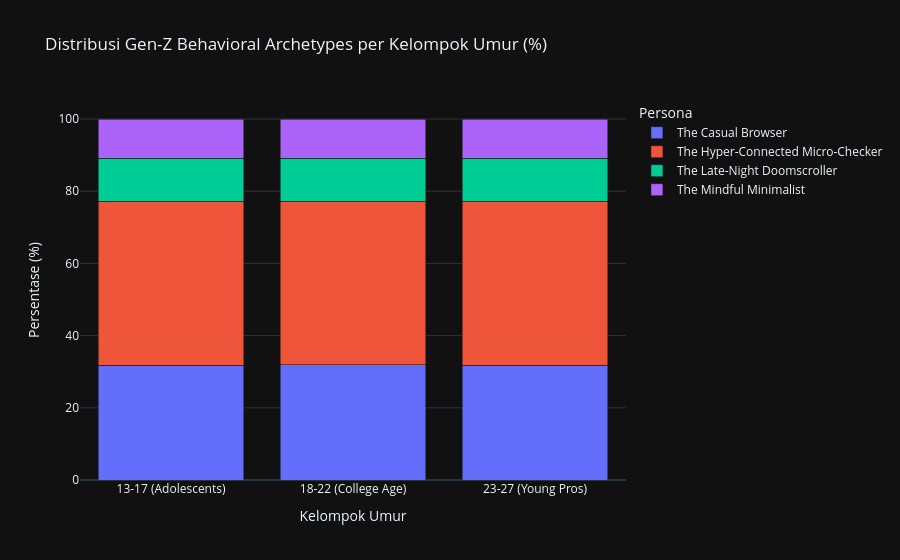

This figure's notebook cell:
### Code cell
# Hitung proporsi persentase persona per kelompok umur
age_persona_dist = pd.crosstab(
    df_features['age_group'], 
    df_features['persona'], 
    normalize='index'
).mul(100).round(2).reset_index()

# Visualisasi stacked bar chart
fig_age = px.bar(
    age_persona_dist,
    x='age_group',
    y=[col for col in age_persona_dist.columns if col != 'age_group'],
    title="Distribusi Gen-Z Behavioral Archetypes per Kelompok Umur (%)",
    labels={'value': 'Persentase (%)', 'age_group': 'Kelompok Umur', 'variable': 'Persona'},
    barmode='stack',
    template='plotly_dark'
)
fig_age.show()

### Figure 1 — Plotly figure (JSON) as saved in the notebook; plotly's stock layout.template omitted (floating-point values rounded to 4 significant figures)
{"data": [{"hovertemplate": "Persona=The Casual Browser<br>Kelompok Umur=%{x}<br>Persentase (%)=%{y}<extra></extra>", "legendgroup": "The Casual Browser", "marker": {"color": "#636efa", "pattern": {"shape": ""}}, "name": "The Casual Browser", "orientation": "v", "showlegend": true, "textposition": "auto", "type": "bar", "x": ["13-17 (Adolescents)", "18-22 (College Age)", "23-27 (Young Pros)"], "xaxis": "x", "y": [31.81, 31.91, 31.82], "yaxis": "y"}, {"hovertemplate": "Persona=The Hyper-Connected Micro-Checker<br>Kelompok Umur=%{x}<br>Persentase (%)=%{y}<extra></extra>", "legendgroup": "The Hyper-Connected Micro-Checker", "marker": {"color": "#EF553B", "pattern": {"shape": ""}}, "name": "The Hyper-Connected Micro-Checker", "orientation": "v", "showlegend": true, "textposition": "auto", "type": "bar", "x": ["13-17 (Adolescents)", "18-22 (College Age)", "23-27 (Young Pros)"], "xaxis": "x", "y": [45.34, 45.29, 45.33], "yaxis": "y"}, {"hovertemplate": "Persona=The Late-Night Doomscroller<br>Kelompok Umur=%{x}<br>Persentase (%)=%{y}<extra></extra>", "legendgroup": "The Late-Night Doomscroller", "marker": {"color": "#00cc96", "pattern": {"shape": ""}}, "name": "The Late-Night Doomscroller", "orientation": "v", "showlegend": true, "textposition": "auto", "type": "bar", "x": ["13-17 (Adolescents)", "18-22 (College Age)", "23-27 (Young Pros)"], "xaxis": "x", "y": [12.02, 11.94, 11.97], "yaxis": "y"}, {"hovertemplate": "Persona=The Mindful Minimalist<br>Kelompok Umur=%{x}<br>Persentase (%)=%{y}<extra></extra>", "legendgroup": "The Mindful Minimalist", "marker": {"color": "#ab63fa", "pattern": {"shape": ""}}, "name": "The Mindful Minimalist", "orientation": "v", "showlegend": true, "textposition": "auto", "type": "bar", "x": ["13-17 (Adolescents)", "18-22 (College Age)", "23-27 (Young Pros)"], "xaxis": "x", "y": [10.83, 10.86, 10.88], "yaxis": "y"}], "layout": {"barmode": "stack", "legend": {"title": {"text": "Persona"}, "tracegroupgap": 0}, "title": {"text": "Distribusi Gen-Z Behavioral Archetypes per Kelompok Umur (%)"}, "xaxis": {"anchor": "y", "domain": [0, 1], "title": {"text": "Kelompok Umur"}}, "yaxis": {"anchor": "x", "domain": [0, 1], "title": {"text": "Persentase (%)"}}}}
